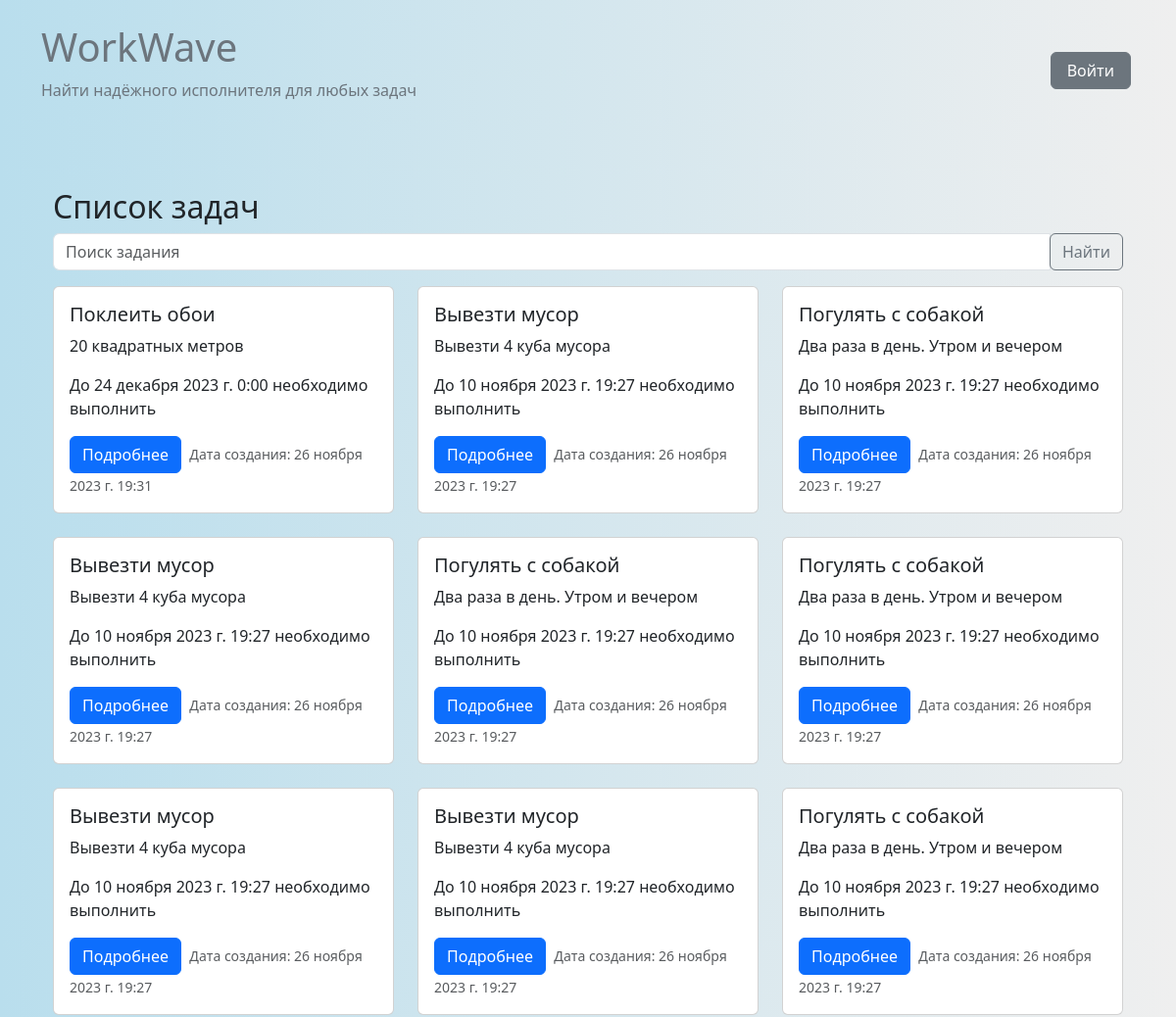
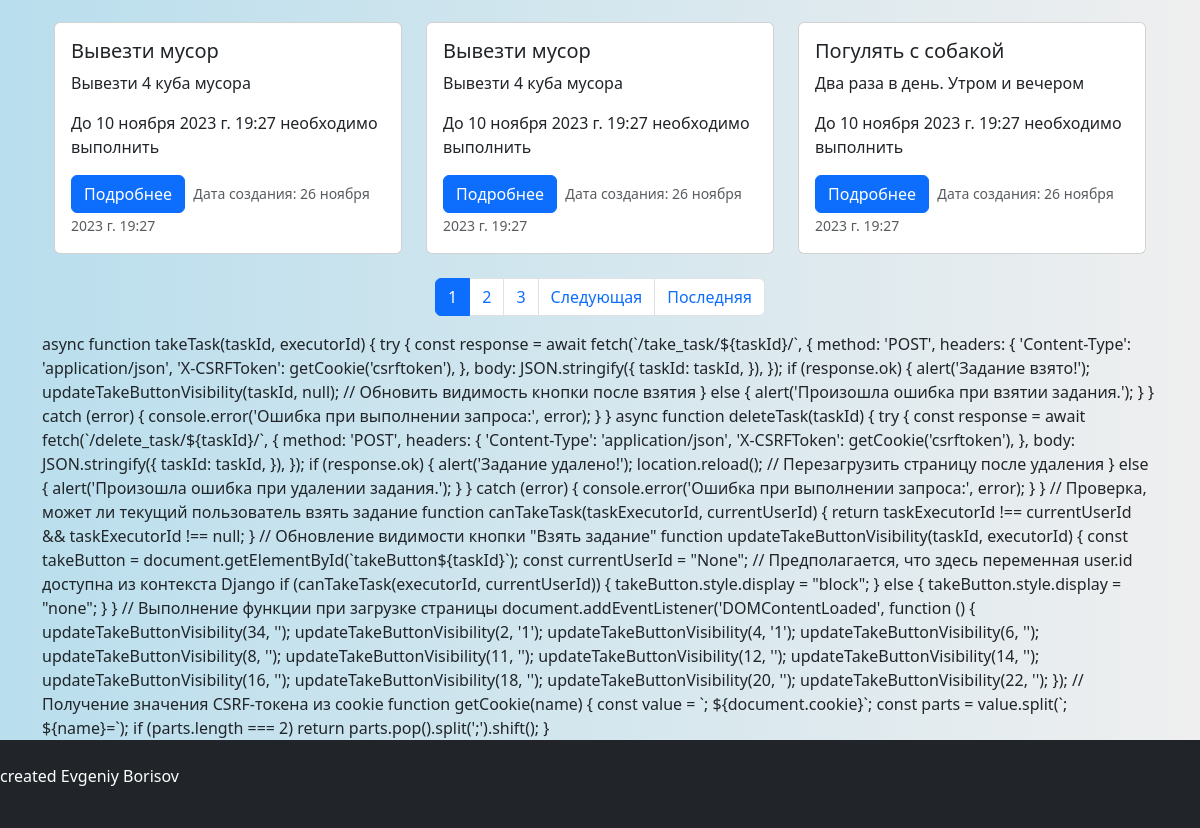
The page /task_list/ on the database its author committed (2 pictures, top to bottom).
### tasks/models.py (models this page shows, shortened)
class Task(models.Model):
    title = models.CharField(max_length=200)
    image_task = models.ImageField(upload_to='media/image_task/', null=True, blank=True)
    description = models.TextField()
    customer = models.ForeignKey(CustomUser, on_delete=models.CASCADE, related_name='customer_tasks')
    executor = models.ForeignKey(CustomUser, on_delete=models.SET_NULL, null=True, blank=True,
                                 related_name='executor_tasks')
    created_at = models.DateTimeField(auto_now_add=True)
    due_date = models.DateTimeField()
    is_completed = models.BooleanField(default=False)
    canceled_by = models.ForeignKey(CustomUser, on_delete=models.SET_NULL, null=True,
                                    blank=True, related_name='canceled_tasks')
    canceled_at = models.DateTimeField(null=True, blank=True)
    address = models.CharField(max_length=255,null=True)

### accounts/models.py (models this page shows)
class CustomUser(AbstractUser):
    CUSTOMER = 'customer'
    EXECUTOR = 'executor'
    ROLE_CHOICES = (
        (CUSTOMER, 'Заказчик'),
        (EXECUTOR, 'Исполнитель'),
    )
    role = models.CharField(
        max_length=10,
        choices=ROLE_CHOICES,
        default=CUSTOMER,
        verbose_name=_('Роль'),
        help_text=_('Роль пользователя'),
    )
    photo_user = models.ImageField(
        upload_to='media/user_photos/',
        verbose_name=_('Фото пользователя'),
        help_text=_('Загрузите фотографию пользователя'),
    )
    name = models.CharField(
        max_length=100,
        null=True,
        blank=True,
        verbose_name=_('Имя'),
        help_text=_('Имя пользователя'),
    )
    description = models.TextField(
        null=True,
        blank=True,
        verbose_name=_('Описание'),
        help_text=_('Описание пользователя'),
    )
    email = models.EmailField(
        unique=True,
        verbose_name=_('Email'),
        help_text=_('Email пользователя'),
    )
    groups = models.ManyToManyField(Group, verbose_name=_("Группы"), blank=True, related_name='customuser_groups')
    user_permissions = models.ManyToManyField(
        Permission,
        verbose_name=_("Права пользователя"),
        blank=True,
        related_name='customuser_user_permissions',
    )

### tasks/views.py (the view)
# urls.py: path('task_list/', view_tasks.task_list, name='task_list'),
def task_list(request):
    query = request.GET.get('q')
    tasks_list = Task.objects.all().order_by('-created_at')
    if query:
        tasks_list = tasks_list.filter(title__icontains=query)
    paginator = Paginator(tasks_list, 12)  # 12 задач на странице
    page = request.GET.get('page')
    tasks = paginator.get_page(page)
    context = {'tasks': tasks}
    return render(request, 'tasks/task_list.html', context)

### templates/tasks/task_list.html (shortened to what this page needs)
{% extends 'base.html' %}
{% load static %}
{% block content %}
<div class="container mt-4">
    <h2>Список задач</h2>
    <form method="get" action="{% url 'task_list' %}">
        <div class="input-group mb-3">
            <input type="text" class="form-control" placeholder="Поиск задания" name="q">
            <div class="input-group-append">
                <button class="btn btn-outline-secondary" type="submit">Найти</button>
            </div>
        </div>
    </form>
    <div class="row">
        {% for task in tasks %}
        <div class="col-md-4 mb-4">
            <div class="card">
                <div class="card-body">
                    <h5 class="card-title">{{ task.title }}</h5>
                    <p class="card-text">{{ task.description }}</p>
                    <p>До {{ task.due_date }} необходимо выполнить</p>
                    <button class="btn btn-primary" data-toggle="modal" data-target="#taskModal{{ task.id }}">
                        Подробнее
                    </button>
                    <small class="text-muted m-1">Дата создания: {{ task.created_at }}</small>
                </div>
            </div>
        </div>
        {% endfor %}
    </div>
    <div class="d-flex justify-content-center">
        <ul class="pagination">
            {% for i in tasks.paginator.page_range %}
                <li class="page-item{% if i == tasks.number %} active{% endif %}">
                    <a class="page-link" href="?page={{ i }}">{{ i }}</a>
                </li>
            {% endfor %}
            {% if tasks.has_next %}
                <li class="page-item"><a class="page-link" href="?page={{ tasks.next_page_number }}">Следующая</a></li>
                <li class="page-item"><a class="page-link" href="?page={{ tasks.paginator.num_pages }}">Последняя</a></li>
            {% endif %}
        </ul>
    </div>
</div>
    async function takeTask(taskId, executorId) {
        try {
            const response = await fetch(`/take_task/${taskId}/`, {
                method: 'POST',
                headers: {
                    'Content-Type': 'application/json',
                    'X-CSRFToken': getCookie('csrftoken'),
                },
                body: JSON.stringify({
                    taskId: taskId,
                }),
            });
            if (response.ok) {
                alert('Задание взято!');
                updateTakeButtonVisibility(taskId, null);  // Обновить видимость кнопки после взятия
            } else {
                alert('Произошла ошибка при взятии задания.');
            }
        } catch (error) {
            console.error('Ошибка при выполнении запроса:', error);
        }
    }
    async function deleteTask(taskId) {
        try {
            const response = await fetch(`/delete_task/${taskId}/`, {
                method: 'POST',
                headers: {
                    'Content-Type': 'application/json',
                    'X-CSRFToken': getCookie('csrftoken'),
                },
                body: JSON.stringify({
                    taskId: taskId,
                }),
            });
            if (response.ok) {
                alert('Задание удалено!');
                location.reload(); // Перезагрузить страницу после удаления
            } else {
                alert('Произошла ошибка при удалении задания.');
            }
        } catch (error) {
            console.error('Ошибка при выполнении запроса:', error);
        }
    }
    // Проверка, может ли текущий пользователь взять задание
    function canTakeTask(taskExecutorId, currentUserId) {
        return taskExecutorId !== currentUserId && taskExecutorId !== null;
    }
    // Обновление видимости кнопки "Взять задание"
    function updateTakeButtonVisibility(taskId, executorId) {
        const takeButton = document.getElementById(`takeButton${taskId}`);
        const currentUserId = "{{ user.id }}"; // Предполагается, что здесь переменная user.id доступна из контекста Django
        if (canTakeTask(executorId, currentUserId)) {
            takeButton.style.display = "block";
        } else {
            takeButton.style.display = "none";
        }
    }
    // Выполнение функции при загрузке страницы
    document.addEventListener('DOMContentLoaded', function () {
        {% for task in tasks %}
            updateTakeButtonVisibility({{ task.id }}, '{{ task.executor.id|default:'' }}');
        {% endfor %}
    });
    // Получение значения CSRF-токена из cookie
    function getCookie(name) {
        const value = `; ${document.cookie}`;
        const parts = value.split(`; ${name}=`);
        if (parts.length === 2) return parts.pop().split(';').shift();
    }
{% endblock %}

### static/css/style.css (style rules this page uses)
body, header { background: linear-gradient(90deg, #b9deed, #efefef); }
body { display: flex; flex-direction: column; min-height: 100vh; }
.container { flex: 1; }
a { color: #6c757d; text-decoration: none; transition: color 0.3s; }

### rows shown on the page
Task: title "Поклеить обои", description "20 квадратных метров", due_date "24 декабря 2023 г. 0:00", created_at "26 ноября 2023 г. 19:31", id "34"
Task: title "Вывезти мусор", description "Вывезти 4 куба мусора", due_date "10 ноября 2023 г. 19:27", created_at "26 ноября 2023 г. 19:27", id "2", executor.id "1"
Task: title "Погулять с собакой", description "Два раза в день. Утром и вечером", due_date "10 ноября 2023 г. 19:27", created_at "26 ноября 2023 г. 19:27", id "4", executor.id "1"
Task: title "Вывезти мусор", description "Вывезти 4 куба мусора", due_date "10 ноября 2023 г. 19:27", created_at "26 ноября 2023 г. 19:27", id "6"
Task: title "Погулять с собакой", description "Два раза в день. Утром и вечером", due_date "10 ноября 2023 г. 19:27", created_at "26 ноября 2023 г. 19:27", id "8"
Task: title "Погулять с собакой", description "Два раза в день. Утром и вечером", due_date "10 ноября 2023 г. 19:27", created_at "26 ноября 2023 г. 19:27", id "11"
Task: title "Вывезти мусор", description "Вывезти 4 куба мусора", due_date "10 ноября 2023 г. 19:27", created_at "26 ноября 2023 г. 19:27", id "12"
Task: title "Вывезти мусор", description "Вывезти 4 куба мусора", due_date "10 ноября 2023 г. 19:27", created_at "26 ноября 2023 г. 19:27", id "14"
Task: title "Погулять с собакой", description "Два раза в день. Утром и вечером", due_date "10 ноября 2023 г. 19:27", created_at "26 ноября 2023 г. 19:27", id "16"
Task: title "Вывезти мусор", description "Вывезти 4 куба мусора", due_date "10 ноября 2023 г. 19:27", created_at "26 ноября 2023 г. 19:27", id "18"
Task: title "Вывезти мусор", description "Вывезти 4 куба мусора", due_date "10 ноября 2023 г. 19:27", created_at "26 ноября 2023 г. 19:27", id "20"
Task: title "Погулять с собакой", description "Два раза в день. Утром и вечером", due_date "10 ноября 2023 г. 19:27", created_at "26 ноября 2023 г. 19:27", id "22"

### other values the page prints
{{ i }} "1" "2" "3"
{{ user.id }} "None"
